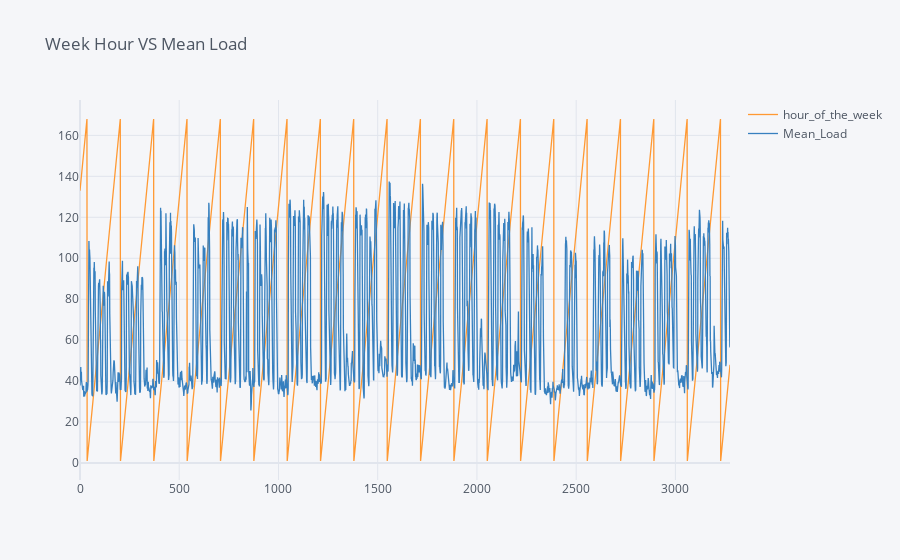

Notebook code for this chart:
### Markdown cell above
### A distribution of the data based on weeks hour and mean load

### Code cell
df.iplot(title='Week Hour VS Mean Load')

### Figure 1 — Plotly figure (JSON) as saved in the notebook; plotly's stock layout.template omitted (floating-point values rounded to 4 significant figures; data arrays with more than 128 entries replaced by an {"elided": "..."} marker saying what was removed)
{"data": [{"line": {"color": "rgba(255, 153, 51, 1.0)", "dash": "solid", "shape": "linear", "width": 1.3}, "mode": "lines", "name": "hour_of_the_week", "text": "", "type": "scatter", "x": {"elided": "3276 int values"}, "y": {"elided": "3276 int values"}}, {"line": {"color": "rgba(55, 128, 191, 1.0)", "dash": "solid", "shape": "linear", "width": 1.3}, "mode": "lines", "name": "Mean_Load", "text": "", "type": "scatter", "x": {"elided": "3276 int values"}, "y": {"elided": "3276 float values"}}], "layout": {"legend": {"bgcolor": "#F5F6F9", "font": {"color": "#4D5663"}}, "paper_bgcolor": "#F5F6F9", "plot_bgcolor": "#F5F6F9", "title": {"font": {"color": "#4D5663"}, "text": "Week Hour VS Mean Load"}, "xaxis": {"gridcolor": "#E1E5ED", "showgrid": true, "tickfont": {"color": "#4D5663"}, "title": {"font": {"color": "#4D5663"}, "text": ""}, "zerolinecolor": "#E1E5ED"}, "yaxis": {"gridcolor": "#E1E5ED", "showgrid": true, "tickfont": {"color": "#4D5663"}, "title": {"font": {"color": "#4D5663"}, "text": ""}, "zerolinecolor": "#E1E5ED"}}}
